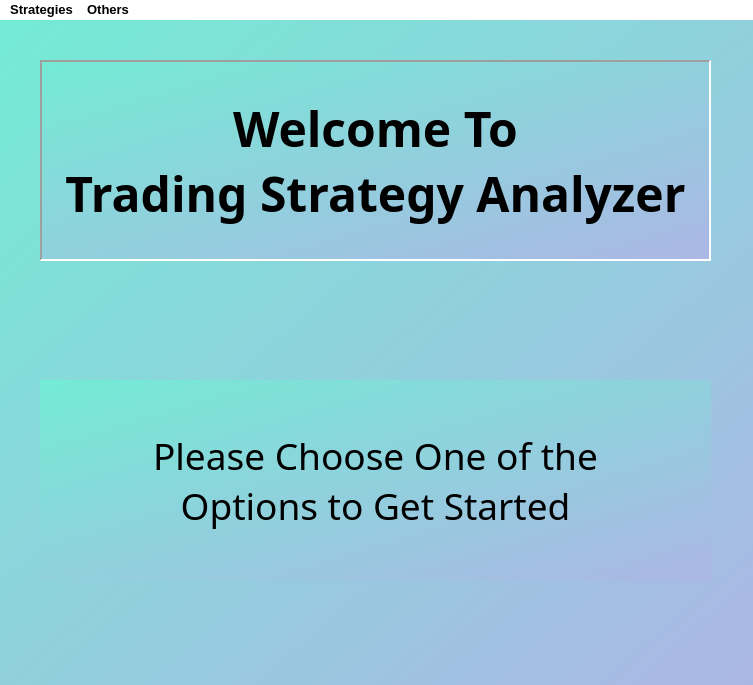
<?xml version="1.0" encoding="UTF-8"?>
<ui version="4.0">
 <class>mainWindow</class>
 <widget class="QMainWindow" name="mainWindow">
  <property name="geometry">
   <rect>
    <x>0</x>
    <y>0</y>
    <width>753</width>
    <height>685</height>
   </rect>
  </property>
  <property name="font">
   <font>
    <family>HP Simplified Hans</family>
    <pointsize>9</pointsize>
   </font>
  </property>
  <property name="mouseTracking">
   <bool>true</bool>
  </property>
  <property name="tabletTracking">
   <bool>false</bool>
  </property>
  <property name="focusPolicy">
   <enum>Qt::NoFocus</enum>
  </property>
  <property name="windowTitle">
   <string>Trading Strategy Analyzer</string>
  </property>
  <property name="windowIcon">
   <iconset>
    <normaloff>stockicon.png</normaloff>stockicon.png</iconset>
  </property>
  <property name="styleSheet">
   <string notr="true">background-color: qlineargradient(spread:pad, x1:0, y1:0, x2:1, y2:1, stop:0 rgba(116, 235, 213, 255), stop:1 rgba(172, 182, 229, 255));</string>
  </property>
  <property name="tabShape">
   <enum>QTabWidget::Rounded</enum>
  </property>
  <widget class="QWidget" name="centralwidget">
   <widget class="QLabel" name="label">
    <property name="geometry">
     <rect>
      <x>40</x>
      <y>40</y>
      <width>671</width>
      <height>201</height>
     </rect>
    </property>
    <property name="font">
     <font>
      <family>Agency FB</family>
      <pointsize>36</pointsize>
      <weight>75</weight>
      <bold>true</bold>
     </font>
    </property>
    <property name="autoFillBackground">
     <bool>false</bool>
    </property>
    <property name="frameShape">
     <enum>QFrame::Panel</enum>
    </property>
    <property name="frameShadow">
     <enum>QFrame::Sunken</enum>
    </property>
    <property name="lineWidth">
     <number>2</number>
    </property>
    <property name="text">
     <string>Welcome To 
Trading Strategy Analyzer</string>
    </property>
    <property name="textFormat">
     <enum>Qt::AutoText</enum>
    </property>
    <property name="scaledContents">
     <bool>false</bool>
    </property>
    <property name="alignment">
     <set>Qt::AlignCenter</set>
    </property>
   </widget>
   <widget class="QLabel" name="label_2">
    <property name="geometry">
     <rect>
      <x>40</x>
      <y>360</y>
      <width>671</width>
      <height>201</height>
     </rect>
    </property>
    <property name="font">
     <font>
      <family>Agency FB</family>
      <pointsize>28</pointsize>
      <weight>50</weight>
      <bold>false</bold>
     </font>
    </property>
    <property name="autoFillBackground">
     <bool>false</bool>
    </property>
    <property name="frameShape">
     <enum>QFrame::NoFrame</enum>
    </property>
    <property name="frameShadow">
     <enum>QFrame::Plain</enum>
    </property>
    <property name="lineWidth">
     <number>2</number>
    </property>
    <property name="text">
     <string>Please Choose One of the 
Options to Get Started</string>
    </property>
    <property name="textFormat">
     <enum>Qt::AutoText</enum>
    </property>
    <property name="scaledContents">
     <bool>false</bool>
    </property>
    <property name="alignment">
     <set>Qt::AlignCenter</set>
    </property>
   </widget>
  </widget>
  <widget class="QMenuBar" name="menubar">
   <property name="geometry">
    <rect>
     <x>0</x>
     <y>0</y>
     <width>753</width>
     <height>25</height>
    </rect>
   </property>
   <property name="font">
    <font>
     <family>Arial</family>
     <pointsize>10</pointsize>
     <weight>75</weight>
     <bold>true</bold>
    </font>
   </property>
   <property name="styleSheet">
    <string notr="true">background-color: rgb(255, 255, 255);
border-color: rgb(255, 85, 0);</string>
   </property>
   <widget class="QMenu" name="menuStock">
    <property name="styleSheet">
     <string notr="true">border-color: rgb(0, 0, 0);</string>
    </property>
    <property name="title">
     <string>Strategies</string>
    </property>
    <addaction name="actionTrend_Following"/>
    <addaction name="actionScalping"/>
    <addaction name="actionRSI_Indexing"/>
   </widget>
   <widget class="QMenu" name="menuScalping">
    <property name="title">
     <string>Others</string>
    </property>
    <addaction name="actionHome"/>
    <addaction name="actionGeneral_Recommendation"/>
   </widget>
   <addaction name="menuStock"/>
   <addaction name="menuScalping"/>
  </widget>
  <action name="actionTrend_Following">
   <property name="text">
    <string>Trend Following</string>
   </property>
  </action>
  <action name="actionScalping">
   <property name="text">
    <string>Scalping</string>
   </property>
  </action>
  <action name="actionRSI_Indexing">
   <property name="text">
    <string>RSI Indexing</string>
   </property>
  </action>
  <action name="actionHome">
   <property name="text">
    <string>Home</string>
   </property>
  </action>
  <action name="actionGeneral_Recommendation">
   <property name="text">
    <string>General Recommendation</string>
   </property>
  </action>
 </widget>
 <resources/>
 <connections/>
</ui>
